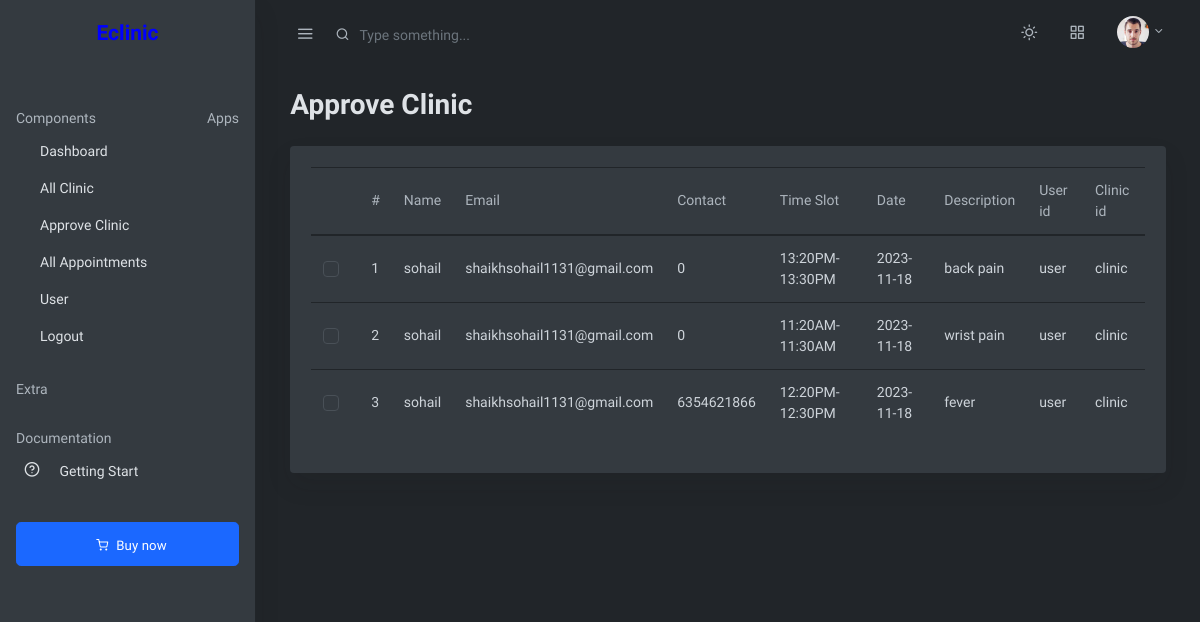
The page /admin/appointment.php (signed in) on the database as committed earlier.
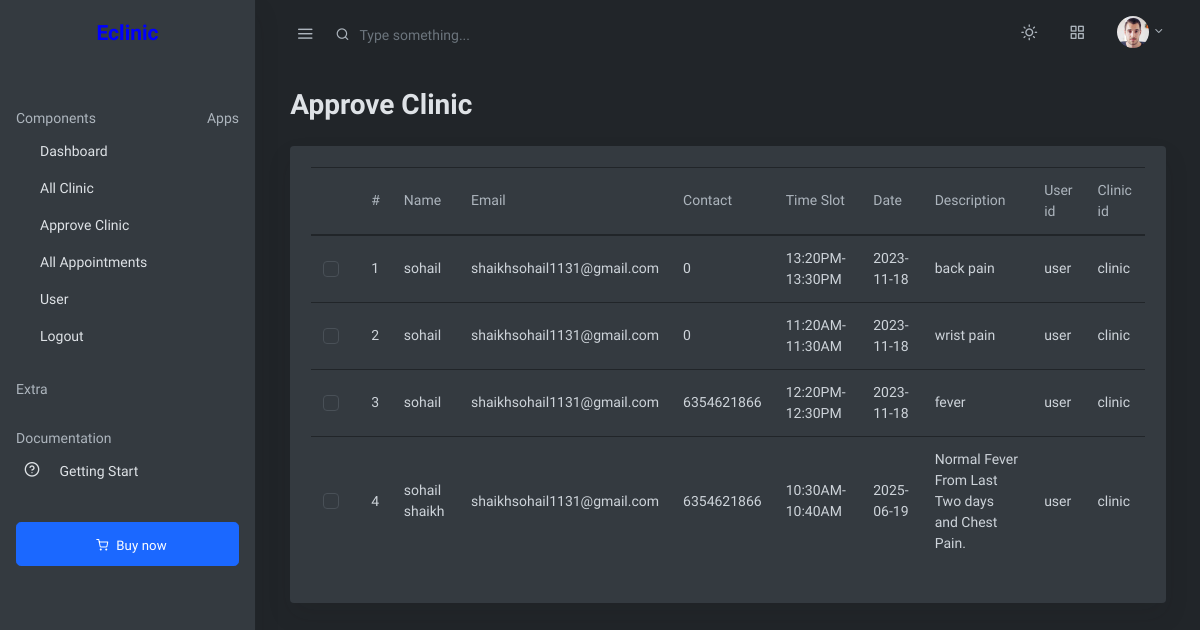
The same page on the database as committed later.
### tables this page shows
CREATE TABLE `bookings` (
  `id` int(11) NOT NULL,
  `clinic_id` int(11) NOT NULL,
  `user_id` int(11) NOT NULL,
  `name` varchar(30) NOT NULL,
  `email` varchar(50) NOT NULL,
  `contact` bigint(10) NOT NULL,
  `description` text NOT NULL,
  `timeslots` varchar(50) NOT NULL,
  `date` date NOT NULL
);

### admin/appointment.php (the view, shortened to what this page needs)
  <!doctype html>
<html lang="en">
  <head>
    <link rel="stylesheet" href="css/simplebar.css">
    <link rel="stylesheet" href="css/feather.css">
    <link rel="stylesheet" href="css/select2.css">
    <link rel="stylesheet" href="css/dropzone.css">
    <link rel="stylesheet" href="css/uppy.min.css">
    <link rel="stylesheet" href="css/jquery.steps.css">
    <link rel="stylesheet" href="css/jquery.timepicker.css">
    <link rel="stylesheet" href="css/quill.snow.css">
    <link rel="stylesheet" href="css/daterangepicker.css">
    <link rel="stylesheet" href="css/app-light.css" id="lightTheme" disabled>
    <link rel="stylesheet" href="css/app-dark.css" id="darkTheme">
  </head>
  <body class="vertical  dark  ">
    <div class="wrapper">
<?php
require 'nav.php';
require 'side_nav.php';
?>
       <main role="main" class="main-content">
        <div class="container-fluid">
          <div class="row justify-content-center">
            <div class="col-12">
              <h2 class="mb-2 page-title">Approve Clinic</h2>
              <div class="row my-4">
                <div class="col-md-12">
                  <div class="card shadow">
                    <div class="card-body">
                      <table class="table datatables" id="dataTable-1">
                        <thead>
                          <tr>
                            <th></th>
                            <th>#</th>
                            <th>Name</th>
                            <th>Email</th>
                            <th>Contact</th>
                            <th>Time Slot</th>
                            <th>Date</th>
                            <th>Description</th>
                            <th>User id</th>
                            <th>Clinic id</th>
                          </tr>
                        </thead>
                        <tbody>
                          <?php
                                    require 'config.php';
                                    $sql = "SELECT * FROM bookings";
                                    $result = mysqli_query($conn,$sql);
                                    while($row = mysqli_fetch_array($result))
                                    {
                          ?>
                          <tr>
                            <td>
                              <div class="custom-control custom-checkbox">
                              </div>
                            </td>
                            <td><?php echo $row['id']; ?></td>
                            <td><?php echo $row['name']; ?></td>
                            <td><?php echo $row['email']; ?></td>
                            <td><?php echo $row['contact']; ?></td>
                            <td><?php echo $row['timeslots']; ?></td>
                            <td><?php echo $row['date']; ?></td>
                            <td><?php echo $row['description']; ?></td>
                            <td>user</td>
                            <td>clinic  </td>
                          </tr>
                          <?php } ?>
                        </tbody>
                      </table>
                    </div>
                  </div>
                </div>
              </div>
            </div>
          </div>
        </div>
      </main>
    </div>
  </body>
</html>

Rows that differ between the two databases and show on the page:
added bookings: id "4", name "sohail shaikh", email "shaikhsohail1131@gmail.com", contact "6354621866", timeslots "10:30AM-10:40AM", date "2025-06-19", description "Normal Fever From Last Two days and Chest Pain."
